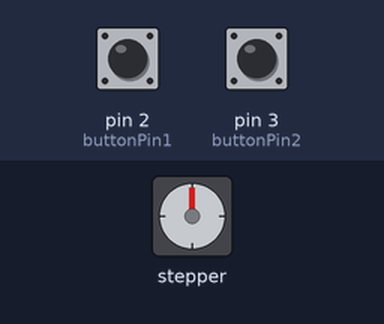
The sketch below on a simulated Arduino Uno, built with avr-gcc and run on an emulated ATmega328P. Parts: stepper motor. The inputs (shaded band) are chosen by the test bench; at power-on: pin 2 (buttonPin1) LOW, pin 3 (buttonPin2) LOW. Stepper angles assume 4096 steps per turn.

Above: at 1.2 s.
1.3 s: pin 2 (buttonPin1) pulled HIGH for 1 s
At 2.7 s:
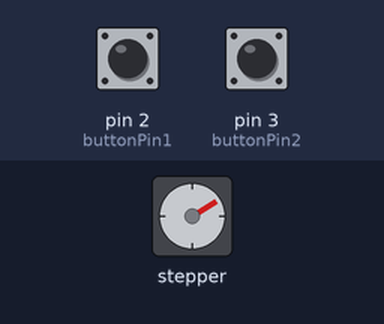
3.8 s: pin 3 (buttonPin2) pulled HIGH for 3.2 s
At 7.6 s:
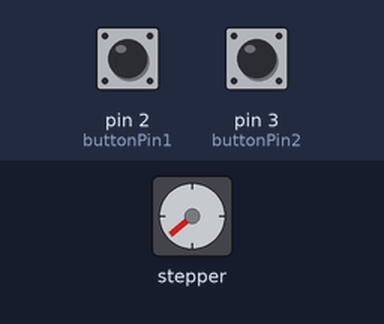
8.5 s: pin 3 (buttonPin2) pulled HIGH for 1 s
At 10.5 s:
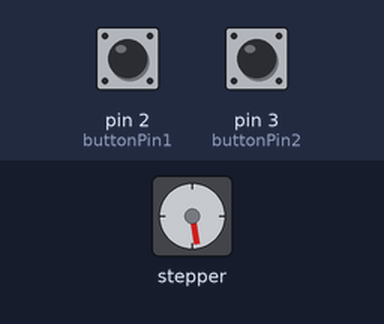
11.0 s: pin 3 (buttonPin2) pulled HIGH for 1 s
At 12.8 s:
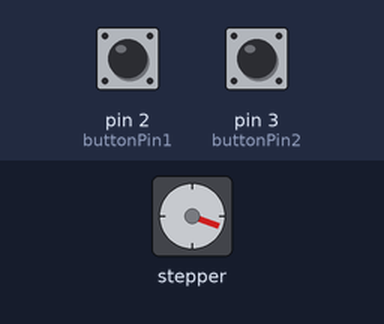
13.5 s: pin 3 (buttonPin2) pulled HIGH for 3.2 s
At 17.5 s:
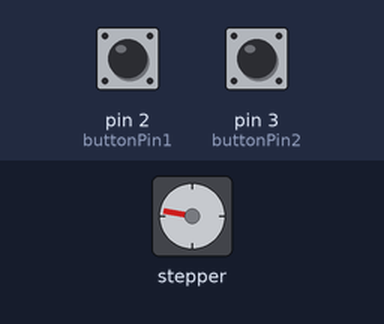
18.2 s: pin 2 (buttonPin1) pulled HIGH for 0.15 s
At 18.9 s:
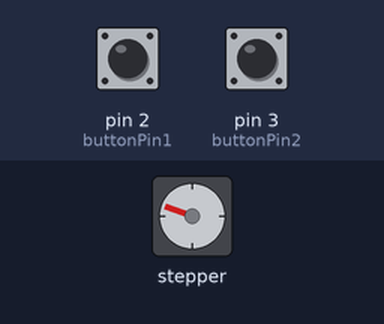
Timing chart, 0 to 20.8 s (numbered marks = the images above; inputs shaded):
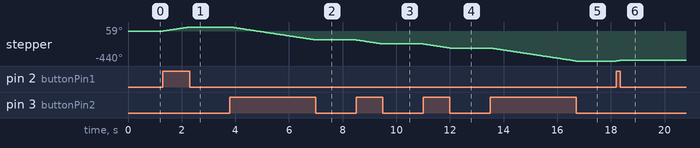

Measured:
- after the input at 1.3 s, stepper: turns 59° clockwise in 0.97 s, starting at once
- after the input at 3.8 s, stepper: turns 190° counter-clockwise in 3.2 s, starting at once
- after the input at 8.5 s, stepper: turns 59° counter-clockwise in 0.98 s, starting at once
- after the input at 11.0 s, stepper: turns 60° counter-clockwise in 1.0 s, starting at once
- after the input at 13.5 s, stepper: turns 190° counter-clockwise in 3.2 s, starting at once

The sketch:

stepper.ino
```cpp
/*
 Stepper Motor Control - one revolution

 This program drives a unipolar or bipolar stepper motor.
 The motor is attached to digital pins 8 - 11 of the Arduino.

 The motor should revolve one revolution in one direction, then
 one revolution in the other direction.


 Created 11 Mar. 2007
 Modified 30 Nov. 2009
 by Tom Igoe

 */

#include <Stepper.h>

const int stepsPerRevolution = 4096;  // change this to fit the number of steps per revolution
// for your motor

// initialize the stepper library on pins 8 through 11:
Stepper myStepper(stepsPerRevolution, 8, 9, 10, 11);

const int buttonPin1 = 2;
const int buttonPin2 = 3;

// variables will change:
int buttonState = 0;         // variable for reading the pushbutton status

void setup() {
  pinMode(buttonPin1, INPUT);
  pinMode(buttonPin2, INPUT);
  // set the speed at 60 rpm:
  myStepper.setSpeed(11);//(12);
  // initialize the serial port:
  Serial.begin(9600);
}

void loop() {

  buttonState = digitalRead(buttonPin1);
  if(buttonState == HIGH) {
    myStepper.step(1);
    //delay(500);
  } else {
    buttonState = digitalRead(buttonPin2);
    if(buttonState == HIGH) {
      myStepper.step(-1);
      //delay(500);
    }
  }
}
```
